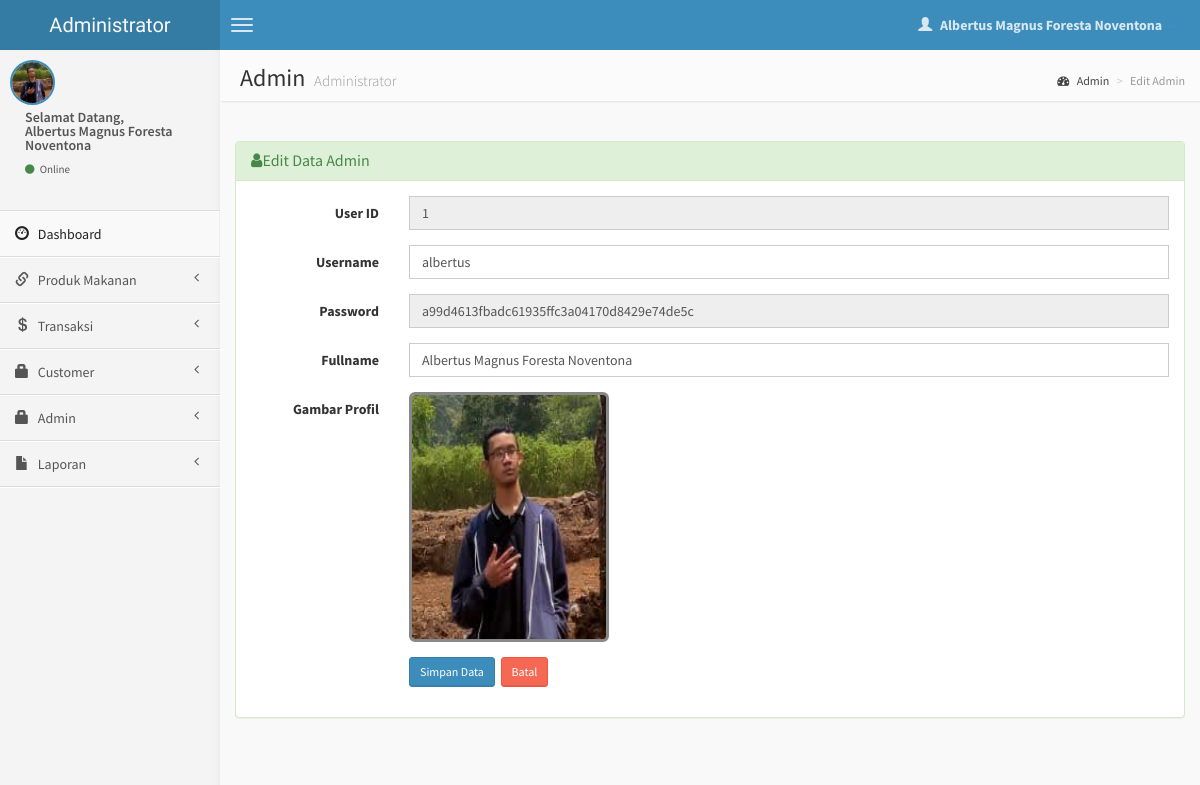
Screenshot of /admin/edit-admin.php?hal=edit&kd=1 (signed in) with the database file from the repository.
### tables this page shows
CREATE TABLE `user` (
  `user_id` int(10) NOT NULL,
  `username` varchar(30) NOT NULL,
  `pw` text NOT NULL,
  `fullname` varchar(50) NOT NULL,
  `gambar` varchar(40) NOT NULL
);

### admin/edit-admin.php (the view, shortened to what this page needs)
<?php
if (empty($_SESSION['username'])) {
  header('location:../index.php');
} else {
?>
  <!DOCTYPE html>
  <html>
  <head>
    <link href="../dist/css/bootstrap.css" rel="stylesheet" type="text/css" />
    <link href="//cdnjs.cloudflare.com/ajax/libs/font-awesome/4.1.0/css/font-awesome.min.css" rel="stylesheet" type="text/css" />
    <link href="//code.ionicframework.com/ionicons/1.5.2/css/ionicons.min.css" rel="stylesheet" type="text/css" />
    <link href="../css/morris/morris.css" rel="stylesheet" type="text/css" />
    <link href="../css/jvectormap/jquery-jvectormap-1.2.2.css" rel="stylesheet" type="text/css" />
    <link href="../css/datepicker/datepicker3.css" rel="stylesheet" type="text/css" />
    <link href="../css/daterangepicker/daterangepicker-bs3.css" rel="stylesheet" type="text/css" />
    <link href="../css/bootstrap-wysihtml5/bootstrap3-wysihtml5.min.css" rel="stylesheet" type="text/css" />
    <link href="../css/AdminLTE.css" rel="stylesheet" type="text/css" />
    <link rel="stylesheet" href="datatables/dataTables.bootstrap.css" />
  </head>
  <body class="skin-blue">
    <header class="header">
      <a href="index.php" class="logo">
        Administrator
      </a>
      <nav class="navbar navbar-static-top" role="navigation">
        <a href="#" class="navbar-btn sidebar-toggle" data-toggle="offcanvas" role="button">
          <span class="icon-bar"></span>
          <span class="icon-bar"></span>
          <span class="icon-bar"></span>
        </a>
        <div class="navbar-right">
          <ul class="nav navbar-nav">
            <li class="dropdown user user-menu">
              <a href="#" class="dropdown-toggle" data-toggle="dropdown">
                <i class="glyphicon glyphicon-user"></i>
                <span><?php echo $_SESSION['fullname']; ?> <i class="caret"></i></span>
              </a>
              <?php } ?>
            </li>
          </ul>
        </div>
      </nav>
    </header>
    <div class="wrapper row-offcanvas row-offcanvas-left">
      <aside class="left-side sidebar-offcanvas">
        <section class="sidebar">
          <div class="user-panel">
            <div class="pull-left image">
              <img src="<?php echo $_SESSION['gambar']; ?>" class="img-circle" alt="User Image" style="border: 2px solid #3C8DBC;" />
            </div>
            <div class="pull-left info">
              <p>Selamat Datang,<br /><?php echo $_SESSION['fullname']; ?></p>
              <a href="#"><i class="fa fa-circle text-success"></i> Online</a>
            </div>
          </div>
          <?php include "menu.php"; ?>
        </section>
      </aside>
      <aside class="right-side">
        <section class="content-header">
          <h1>
            Admin
            <small>Administrator</small>
          </h1>
          <ol class="breadcrumb">
            <li><a href="#"><i class="fa fa-dashboard"></i> Admin</a></li>
            <li class="active">Edit Admin</li>
          </ol>
        </section>
        <section class="content">
          <br />
          <?php
          $query = mysqli_query($koneksi, "SELECT * FROM user WHERE user_id='$_GET[kd]'");
          $data  = mysqli_fetch_array($query);
          ?>
          <div class="row">
            <div class="col-lg-12">
              <div class="panel panel-success">
                <div class="panel-heading">
                  <h3 class="panel-title"><i class="fa fa-user"></i>Edit Data Admin </h3>
                </div>
                <div class="panel-body">
                  <div class="form-panel">
                    <form class="form-horizontal style-form" action="update-admin.php" method="post" name="form1" id="form1">
                      <div class="form-group">
                        <label class="col-sm-2 col-sm-2 control-label">User ID</label>
                        <div class="col-sm-10">
                          <input name="user_id" type="text" id="user_id" class="form-control" value="<?php echo $data['user_id']; ?>" readonly="readonly" autofocus="on" />
                        </div>
                      </div>
                      <div class="form-group">
                        <label class="col-sm-2 col-sm-2 control-label">Username</label>
                        <div class="col-sm-10">
                          <input name="username" type="text" id="username" class="form-control" value="<?php echo $data['username']; ?>" required />
                        </div>
                      </div>
                      <div class="form-group">
                        <label class="col-sm-2 col-sm-2 control-label">Password</label>
                        <div class="col-sm-10">
                          <input name="password" type="text" id="password" class="form-control" value="<?php echo $data['pw']; ?>" readonly="readonly" />
                        </div>
                      </div>
                      <div class="form-group">
                        <label class="col-sm-2 col-sm-2 control-label">Fullname</label>
                        <div class="col-sm-10">
                          <input name="fullname" class="form-control" id="fullname" type="text" value="<?php echo $data['fullname']; ?>" required />
                        </div>
                      </div>
                      <div class="form-group">
                        <label class="col-sm-2 col-sm-2 control-label">Gambar Profil</label>
                        <div class="col-sm-10">
                          <img src="<?php echo $data['gambar']; ?>" width="200" height="250" class="img-rounded" style="border: 3px solid #888;" />
                        </div>
                      </div>
                      <div class="form-group">
                        <label class="col-sm-2 col-sm-2 control-label"></label>
                        <div class="col-sm-10">
                          <input type="submit" value="Simpan Data" class="btn btn-sm btn-primary" />&nbsp;
                          <a href="admin.php" class="btn btn-sm btn-danger">Batal </a>
                        </div>
                      </div>
                    </form>
                  </div>
                </div>
              </div>
            </div>
          </div>
        </section>
      </aside>
    </div>
  </body>
  </html>

### rows the page displays
user: user_id "1", username "albertus", password "a99d4613fbadc61935ffc3a04170d8429e74de5c", fullname "Albertus Magnus Foresta Noventona", gambar (picture)

### other values shown
$_SESSION['fullname'] "Albertus Magnus Foresta Noventona"
